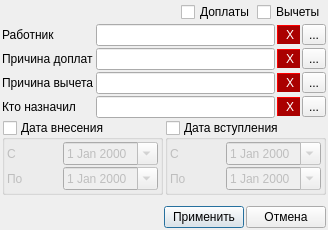
<?xml version="1.0" encoding="UTF-8"?>
<ui version="4.0">
 <class>Dialog</class>
 <widget class="QDialog" name="Dialog">
  <property name="geometry">
   <rect>
    <x>0</x>
    <y>0</y>
    <width>328</width>
    <height>230</height>
   </rect>
  </property>
  <property name="windowTitle">
   <string>Фильтр</string>
  </property>
  <layout class="QGridLayout" name="gridLayout">
   <property name="leftMargin">
    <number>2</number>
   </property>
   <property name="topMargin">
    <number>2</number>
   </property>
   <property name="rightMargin">
    <number>2</number>
   </property>
   <property name="bottomMargin">
    <number>2</number>
   </property>
   <property name="spacing">
    <number>2</number>
   </property>
   <item row="4" column="1">
    <layout class="QHBoxLayout" name="horizontalLayout_6">
     <property name="spacing">
      <number>2</number>
     </property>
     <item>
      <widget class="QLineEdit" name="le_worker_insert">
       <property name="readOnly">
        <bool>true</bool>
       </property>
      </widget>
     </item>
     <item>
      <widget class="QToolButton" name="toolButton_14">
       <property name="styleSheet">
        <string notr="true">background-color: rgb(170, 0, 0);
color: rgb(255, 255, 255);
border-style: outset;
border-width: 1px;
border-color: rgb(170, 0, 0);
</string>
       </property>
       <property name="text">
        <string> X</string>
       </property>
      </widget>
     </item>
     <item>
      <widget class="QToolButton" name="toolButton_5">
       <property name="text">
        <string>...</string>
       </property>
      </widget>
     </item>
    </layout>
   </item>
   <item row="2" column="0">
    <widget class="QLabel" name="label">
     <property name="text">
      <string>Причина доплат</string>
     </property>
    </widget>
   </item>
   <item row="3" column="0">
    <widget class="QLabel" name="label_2">
     <property name="text">
      <string>Причина вычета</string>
     </property>
    </widget>
   </item>
   <item row="1" column="0">
    <widget class="QLabel" name="label_3">
     <property name="text">
      <string>Работник</string>
     </property>
    </widget>
   </item>
   <item row="0" column="0" colspan="2">
    <layout class="QHBoxLayout" name="horizontalLayout_8">
     <property name="spacing">
      <number>2</number>
     </property>
     <item>
      <spacer name="horizontalSpacer_2">
       <property name="orientation">
        <enum>Qt::Horizontal</enum>
       </property>
       <property name="sizeHint" stdset="0">
        <size>
         <width>40</width>
         <height>20</height>
        </size>
       </property>
      </spacer>
     </item>
     <item>
      <widget class="QCheckBox" name="cb_plus">
       <property name="text">
        <string>Доплаты</string>
       </property>
      </widget>
     </item>
     <item>
      <widget class="QCheckBox" name="cb_minus">
       <property name="text">
        <string>Вычеты</string>
       </property>
      </widget>
     </item>
    </layout>
   </item>
   <item row="7" column="0" colspan="2">
    <layout class="QHBoxLayout" name="horizontalLayout_4">
     <item>
      <spacer name="horizontalSpacer">
       <property name="orientation">
        <enum>Qt::Horizontal</enum>
       </property>
       <property name="sizeHint" stdset="0">
        <size>
         <width>40</width>
         <height>20</height>
        </size>
       </property>
      </spacer>
     </item>
     <item>
      <widget class="QPushButton" name="pushButton_2">
       <property name="text">
        <string>Применить</string>
       </property>
      </widget>
     </item>
     <item>
      <widget class="QPushButton" name="pushButton">
       <property name="text">
        <string>Отмена</string>
       </property>
      </widget>
     </item>
    </layout>
   </item>
   <item row="4" column="0">
    <widget class="QLabel" name="label_4">
     <property name="text">
      <string>Кто назначил</string>
     </property>
    </widget>
   </item>
   <item row="1" column="1">
    <layout class="QHBoxLayout" name="horizontalLayout">
     <property name="spacing">
      <number>2</number>
     </property>
     <item>
      <widget class="QLineEdit" name="le_work">
       <property name="readOnly">
        <bool>true</bool>
       </property>
      </widget>
     </item>
     <item>
      <widget class="QToolButton" name="toolButton_10">
       <property name="styleSheet">
        <string notr="true">background-color: rgb(170, 0, 0);
color: rgb(255, 255, 255);
border-style: outset;
border-width: 1px;
border-color: rgb(170, 0, 0);
</string>
       </property>
       <property name="text">
        <string> X</string>
       </property>
      </widget>
     </item>
     <item>
      <widget class="QToolButton" name="toolButton">
       <property name="text">
        <string>...</string>
       </property>
      </widget>
     </item>
    </layout>
   </item>
   <item row="2" column="1">
    <layout class="QHBoxLayout" name="horizontalLayout_2">
     <property name="spacing">
      <number>2</number>
     </property>
     <item>
      <widget class="QLineEdit" name="le_reason_plus">
       <property name="readOnly">
        <bool>true</bool>
       </property>
      </widget>
     </item>
     <item>
      <widget class="QToolButton" name="toolButton_11">
       <property name="styleSheet">
        <string notr="true">background-color: rgb(170, 0, 0);
color: rgb(255, 255, 255);
border-style: outset;
border-width: 1px;
border-color: rgb(170, 0, 0);
</string>
       </property>
       <property name="text">
        <string> X</string>
       </property>
      </widget>
     </item>
     <item>
      <widget class="QToolButton" name="toolButton_2">
       <property name="text">
        <string>...</string>
       </property>
      </widget>
     </item>
    </layout>
   </item>
   <item row="3" column="1">
    <layout class="QHBoxLayout" name="horizontalLayout_3">
     <property name="spacing">
      <number>2</number>
     </property>
     <item>
      <widget class="QLineEdit" name="le_reason_minus">
       <property name="readOnly">
        <bool>true</bool>
       </property>
      </widget>
     </item>
     <item>
      <widget class="QToolButton" name="toolButton_12">
       <property name="styleSheet">
        <string notr="true">background-color: rgb(170, 0, 0);
color: rgb(255, 255, 255);
border-style: outset;
border-width: 1px;
border-color: rgb(170, 0, 0);
</string>
       </property>
       <property name="text">
        <string> X</string>
       </property>
      </widget>
     </item>
     <item>
      <widget class="QToolButton" name="toolButton_3">
       <property name="text">
        <string>...</string>
       </property>
      </widget>
     </item>
    </layout>
   </item>
   <item row="5" column="0" colspan="2">
    <layout class="QHBoxLayout" name="horizontalLayout_7">
     <item>
      <widget class="QGroupBox" name="gb_date_in">
       <property name="title">
        <string>Дата внесения</string>
       </property>
       <property name="checkable">
        <bool>true</bool>
       </property>
       <property name="checked">
        <bool>false</bool>
       </property>
       <layout class="QGridLayout" name="gridLayout_4">
        <property name="leftMargin">
         <number>2</number>
        </property>
        <property name="topMargin">
         <number>2</number>
        </property>
        <property name="rightMargin">
         <number>2</number>
        </property>
        <property name="bottomMargin">
         <number>2</number>
        </property>
        <property name="spacing">
         <number>2</number>
        </property>
        <item row="1" column="0">
         <widget class="QLabel" name="label_6">
          <property name="text">
           <string>По</string>
          </property>
         </widget>
        </item>
        <item row="0" column="1">
         <widget class="QDateEdit" name="de_date_in_from">
          <property name="wrapping">
           <bool>false</bool>
          </property>
          <property name="frame">
           <bool>true</bool>
          </property>
          <property name="buttonSymbols">
           <enum>QAbstractSpinBox::UpDownArrows</enum>
          </property>
          <property name="accelerated">
           <bool>false</bool>
          </property>
          <property name="calendarPopup">
           <bool>true</bool>
          </property>
         </widget>
        </item>
        <item row="1" column="1">
         <widget class="QDateEdit" name="de_date_in_to">
          <property name="calendarPopup">
           <bool>true</bool>
          </property>
         </widget>
        </item>
        <item row="0" column="0">
         <widget class="QLabel" name="label_5">
          <property name="text">
           <string>С</string>
          </property>
         </widget>
        </item>
       </layout>
      </widget>
     </item>
     <item>
      <widget class="QGroupBox" name="gb_date_pay">
       <property name="title">
        <string>Дата вступления</string>
       </property>
       <property name="checkable">
        <bool>true</bool>
       </property>
       <property name="checked">
        <bool>false</bool>
       </property>
       <layout class="QGridLayout" name="gridLayout_6">
        <property name="leftMargin">
         <number>2</number>
        </property>
        <property name="topMargin">
         <number>2</number>
        </property>
        <property name="rightMargin">
         <number>2</number>
        </property>
        <property name="bottomMargin">
         <number>2</number>
        </property>
        <property name="spacing">
         <number>2</number>
        </property>
        <item row="0" column="1">
         <widget class="QDateEdit" name="de_date_pay_from">
          <property name="wrapping">
           <bool>false</bool>
          </property>
          <property name="frame">
           <bool>true</bool>
          </property>
          <property name="buttonSymbols">
           <enum>QAbstractSpinBox::UpDownArrows</enum>
          </property>
          <property name="accelerated">
           <bool>false</bool>
          </property>
          <property name="calendarPopup">
           <bool>true</bool>
          </property>
         </widget>
        </item>
        <item row="1" column="1">
         <widget class="QDateEdit" name="de_date_pay_to">
          <property name="calendarPopup">
           <bool>true</bool>
          </property>
         </widget>
        </item>
        <item row="0" column="0">
         <widget class="QLabel" name="label_9">
          <property name="text">
           <string>С</string>
          </property>
         </widget>
        </item>
        <item row="1" column="0">
         <widget class="QLabel" name="label_10">
          <property name="text">
           <string>По</string>
          </property>
         </widget>
        </item>
       </layout>
      </widget>
     </item>
    </layout>
   </item>
   <item row="6" column="0">
    <spacer name="verticalSpacer">
     <property name="orientation">
      <enum>Qt::Vertical</enum>
     </property>
     <property name="sizeHint" stdset="0">
      <size>
       <width>20</width>
       <height>40</height>
      </size>
     </property>
    </spacer>
   </item>
  </layout>
 </widget>
 <resources/>
 <connections>
  <connection>
   <sender>pushButton</sender>
   <signal>clicked()</signal>
   <receiver>Dialog</receiver>
   <slot>ui_can()</slot>
   <hints>
    <hint type="sourcelabel">
     <x>286</x>
     <y>209</y>
    </hint>
    <hint type="destinationlabel">
     <x>279</x>
     <y>295</y>
    </hint>
   </hints>
  </connection>
  <connection>
   <sender>pushButton_2</sender>
   <signal>clicked()</signal>
   <receiver>Dialog</receiver>
   <slot>ui_acc()</slot>
   <hints>
    <hint type="sourcelabel">
     <x>213</x>
     <y>216</y>
    </hint>
    <hint type="destinationlabel">
     <x>203</x>
     <y>313</y>
    </hint>
   </hints>
  </connection>
  <connection>
   <sender>toolButton</sender>
   <signal>clicked()</signal>
   <receiver>Dialog</receiver>
   <slot>ui_view_work()</slot>
   <hints>
    <hint type="sourcelabel">
     <x>317</x>
     <y>34</y>
    </hint>
    <hint type="destinationlabel">
     <x>404</x>
     <y>40</y>
    </hint>
   </hints>
  </connection>
  <connection>
   <sender>toolButton_2</sender>
   <signal>clicked()</signal>
   <receiver>Dialog</receiver>
   <slot>ui_view_reason_plus()</slot>
   <hints>
    <hint type="sourcelabel">
     <x>310</x>
     <y>61</y>
    </hint>
    <hint type="destinationlabel">
     <x>353</x>
     <y>57</y>
    </hint>
   </hints>
  </connection>
  <connection>
   <sender>toolButton_3</sender>
   <signal>clicked()</signal>
   <receiver>Dialog</receiver>
   <slot>ui_view_reason_minus()</slot>
   <hints>
    <hint type="sourcelabel">
     <x>312</x>
     <y>85</y>
    </hint>
    <hint type="destinationlabel">
     <x>404</x>
     <y>86</y>
    </hint>
   </hints>
  </connection>
  <connection>
   <sender>toolButton_5</sender>
   <signal>clicked()</signal>
   <receiver>Dialog</receiver>
   <slot>ui_view_worker_insert()</slot>
   <hints>
    <hint type="sourcelabel">
     <x>315</x>
     <y>108</y>
    </hint>
    <hint type="destinationlabel">
     <x>380</x>
     <y>100</y>
    </hint>
   </hints>
  </connection>
  <connection>
   <sender>toolButton_10</sender>
   <signal>clicked()</signal>
   <receiver>Dialog</receiver>
   <slot>ui_del_work()</slot>
   <hints>
    <hint type="sourcelabel">
     <x>290</x>
     <y>29</y>
    </hint>
    <hint type="destinationlabel">
     <x>295</x>
     <y>-46</y>
    </hint>
   </hints>
  </connection>
  <connection>
   <sender>toolButton_11</sender>
   <signal>clicked()</signal>
   <receiver>Dialog</receiver>
   <slot>ui_del_reason_plus()</slot>
   <hints>
    <hint type="sourcelabel">
     <x>280</x>
     <y>64</y>
    </hint>
    <hint type="destinationlabel">
     <x>205</x>
     <y>-25</y>
    </hint>
   </hints>
  </connection>
  <connection>
   <sender>toolButton_12</sender>
   <signal>clicked()</signal>
   <receiver>Dialog</receiver>
   <slot>ui_del_reason_minus()</slot>
   <hints>
    <hint type="sourcelabel">
     <x>292</x>
     <y>83</y>
    </hint>
    <hint type="destinationlabel">
     <x>364</x>
     <y>74</y>
    </hint>
   </hints>
  </connection>
  <connection>
   <sender>toolButton_14</sender>
   <signal>clicked()</signal>
   <receiver>Dialog</receiver>
   <slot>ui_del_worker_insert()</slot>
   <hints>
    <hint type="sourcelabel">
     <x>284</x>
     <y>109</y>
    </hint>
    <hint type="destinationlabel">
     <x>397</x>
     <y>139</y>
    </hint>
   </hints>
  </connection>
 </connections>
 <slots>
  <slot>ui_acc()</slot>
  <slot>ui_can()</slot>
  <slot>ui_view_work()</slot>
  <slot>ui_view_reason_plus()</slot>
  <slot>ui_view_reason_minus()</slot>
  <slot>ui_view_worker_insert()</slot>
  <slot>ui_del_work()</slot>
  <slot>ui_del_reason_plus()</slot>
  <slot>ui_del_reason_minus()</slot>
  <slot>ui_del_worker_insert()</slot>
 </slots>
</ui>
